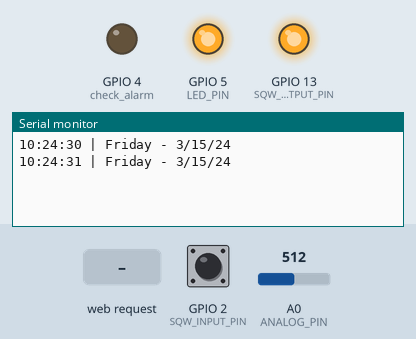
This sketch was run on a simulated ESP8266 (NodeMCU). Shown: output pins drawn as LEDs (lit = HIGH), the last lines printed to the serial monitor. The test bench sets the inputs (shaded band); at power-on: GPIO 2 (SQW_INPUT_PIN) HIGH, A0 (ANALOG_PIN) = 512. The local clock reads 2024-03-15 10:24:30 at power-on unless the sketch sets it.

Above: at 1.2 s.
1.3 s: HTTP request GET /led/0 received
At 1.6 s:
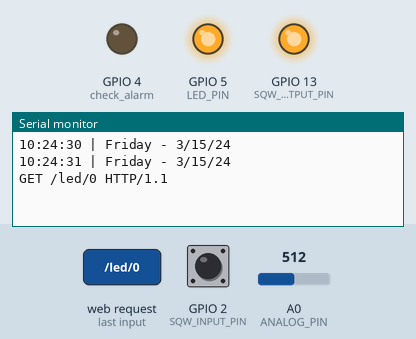
3.2 s: HTTP request GET /alarm_hour/ received
At 3.9 s:
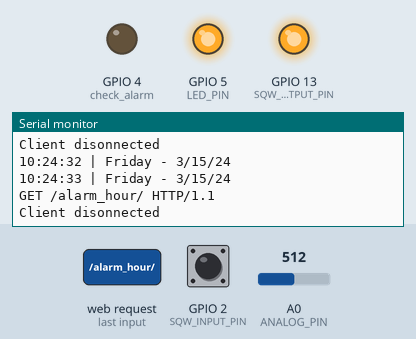
4.7 s: HTTP request GET /alarm_minute/ received
At 4.86 s:
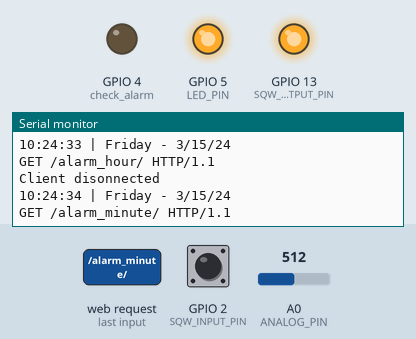
Timing chart, 0 to 7.7 s (numbered marks = the images above; inputs shaded):
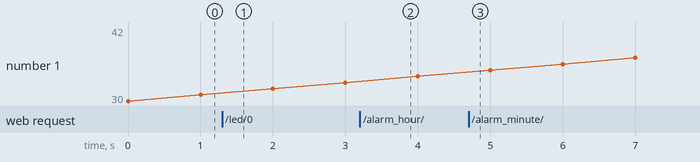

The sketch:

ok2wake.ino
```cpp
#include <ESP8266WiFi.h>
#include <EEPROM.h>

//////////////////////
// WiFi Definitions //
//////////////////////
const char WiFiAPPSK[] = "sparkfun";

/////////////////////
// Pin Definitions //
/////////////////////
const int LED_PIN = 5; // Thing's onboard, green LED
const int ANALOG_PIN = A0; // The only analog pin on the Thing
const int DIGITAL_PIN = 12; // Digital pin to be read

WiFiServer server(80);

boolean light_status = false; // used to know if the light is already on or off, analog light sensor will tell us.

int time_hour = 16;
int time_minute = 57;
int time_sec = 0;

int alarm_hour = 16;
int alarm_minute = 46;
int alarm_sec = 0;

long unsigned a_millis = 1000;
long unsigned b_millis = 1000;

boolean alarm_flag = true; // to know if the alarm has gone off

//////////// RTC stuff begin

#include <SparkFunDS1307RTC.h>
#include <Wire.h>

// Comment out the line below if you want month printed before date.
// E.g. October 31, 2016: 10/31/16 vs. 31/10/16
#define PRINT_USA_DATE

#define SQW_INPUT_PIN 2   // Input pin to read SQW
#define SQW_OUTPUT_PIN 13 // LED to indicate SQW's state

////////////  RTC stuff end


void setup()
{
  initHardware();
  setupWiFi();
  server.begin();
  rtc_init();
}

void loop()
{
  check_alarm();

  /// RTC stuff begin

    static int8_t lastSecond = -1;

  // Call rtc.update() to update all rtc.seconds(), rtc.minutes(),
  // etc. return functions.
  rtc.update();

  if (rtc.second() != lastSecond) // If the second has changed
  {
    printTime(); // Print the new time
    update_time();

    lastSecond = rtc.second(); // Update lastSecond value
  }

  /// RTC stuff end


  //Serial.println(readLight()); // looks like it sits at 6 with no lights on,
                               // and then is 15-160 when on. Maybe 10 is a good threshold?
  // Check if a client has connected
  WiFiClient client = server.available();
  if (!client) {
    return;
  }

  // Read the first line of the request
  String req = client.readStringUntil('\r');
  Serial.println(req);
  client.flush();

  // Match the request
  boolean alarm_change = false;
  int val = -1; // We'll use 'val' to keep track of both the
                // request type (read/set) and value if set.
  if (req.indexOf("/led/0") != -1)
    val = 1; // Will write LED high
  else if (req.indexOf("/led/1") != -1)
    val = 0; // Will write LED low
  else if (req.indexOf("/alarm_hour/") != -1)
  {
    alarm_change = true;
    alarm_flag = true;
    for(int i = 1 ; i <= 23 ; i++)
    {
      String temp = "/alarm_hour/";
      temp += String(i);
      if (req.indexOf(temp) != -1) alarm_hour = i;
    }
  }
  else if (req.indexOf("/alarm_minute/") != -1)
  {
    alarm_change = true;
    for(int i = 0 ; i <= 55 ; i += 5)
    {
      String temp = "/alarm_minute/";
      temp += String(i);
      if (req.indexOf(temp) != -1) alarm_minute = i;
    }
  }

  // Otherwise request will be invalid. We'll say as much in HTML


  if(readLight() > 7) light_status = true;
  else light_status = false;

  if(((light_status == true) && (val == 1)) || ((light_status == false) && (val == 0)))
  {
    pinMode(4, OUTPUT);
    digitalWrite(4, LOW);
    delay(250);
    pinMode(4, INPUT);
  }

  // Set GPIO5 according to the request
  //digitalWrite(LED_PIN, val);


  client.flush();

  // Prepare the response. Start with the common header:
  String s = "HTTP/1.1 200 OK\r\n";
  s += "Content-Type: text/html\r\n\r\n";
  s += "<!DOCTYPE HTML>\r\n<html>\r\n";
  s += "<div align=\"center\">";
  s += "<font size=\"20\">";
  s += "<br>";
  s += "<br>";
  // If we're setting the LED, print out a message saying we did
  if (val >= 0)
  {
    s += "LED is now ";
    s += (val)?"off":"on";
  }
  else if (alarm_change)
  {
    s += "New alarm time set";
  }
  else
  {
    s += "Invalid Request.<br> Try /led/1, /led/0, or /read.";
  }

  s += "<p></p><a href=\"http://192.168.4.1/led/0\">OFF</a>";
  s += "<br>";
  s += "<br>";
  s += "<p></p><a href=\"http://192.168.4.1/led/1\">ON</a>";
  s += "<br>"; // Go to the next line.
  s += "<br>";
  s += "<br>";
  s += "Light Sensor = ";
  s += String(readLight());
  s += "<br>"; // Go to the next line.
  s += "Time = ";
  s += String(time_hour);
  s += ":";
  s += String(time_minute);
  s += ":";
  s += String(time_sec);
  s += "<br>"; // Go to the next line.
  s += "Alarm = ";
  s += String(alarm_hour);
  s += ":";
  s += String(alarm_minute);
  s += ":";
  s += String(alarm_sec);

  s += "<br><br>"; // Go to the next line.
  s += "SET ALARM HOUR";
  s += "<br><br>"; // Go to the next line.
  for(int i = 1 ; i <= 12 ; i++ )
  {
    s += "<a href=\"http://192.168.4.1/alarm_hour/";
    s += String(i);
    s += "\">";
    s += String(i);
    s += "</a>";
    s += "  ";
  }

  s += "<br><br>"; // Go to the next line.
  for(int i = 13 ; i <= 23 ; i++ )
  {
    s += "<a href=\"http://192.168.4.1/alarm_hour/";
    s += String(i);
    s += "\">";
    s += String(i);
    s += "</a>";
    s += "  ";
  }

  s += "<br><br>"; // Go to the next line.
  s += "SET ALARM MINUTE";
  s += "<br><br>"; // Go to the next line.
  for(int i = 0 ; i <= 55 ; i += 5 )
  {
    s += "<a href=\"http://192.168.4.1/alarm_minute/";
    s += String(i);
    s += "\">";
    s += String(i);
    s += "</a>";
    s += " ";
  }

  s += "</font>";
  s += "</div>";
  s += "</html>\n";

  // Send the response to the client
  client.print(s);
  delay(1);
  Serial.println("Client disonnected");

  // The client will actually be disconnected
  // when the function returns and 'client' object is detroyed
}

void setupWiFi()
{
  WiFi.mode(WIFI_AP);

  // Do a little work to get a unique-ish name. Append the
  // last two bytes of the MAC (HEX'd) to "ThingDev-":
  uint8_t mac[WL_MAC_ADDR_LENGTH];
  WiFi.softAPmacAddress(mac);
  String macID = String(mac[WL_MAC_ADDR_LENGTH - 2], HEX) +
                 String(mac[WL_MAC_ADDR_LENGTH - 1], HEX);
  macID.toUpperCase();
  String AP_NameString = "ThingDev-" + macID;

  char AP_NameChar[AP_NameString.length() + 1];
  memset(AP_NameChar, 0, AP_NameString.length() + 1);

  for (int i=0; i<AP_NameString.length(); i++)
    AP_NameChar[i] = AP_NameString.charAt(i);

  WiFi.softAP(AP_NameChar, WiFiAPPSK);
}

void initHardware()
{
  Serial.begin(115200);
  pinMode(DIGITAL_PIN, INPUT_PULLUP);
  pinMode(LED_PIN, OUTPUT);
  digitalWrite(LED_PIN, HIGH);
  // Don't need to set ANALOG_PIN as input,
  // that's all it can be.
}

int readLight()
{
  int reading = 0;
  for(int i = 0 ; i < 10 ; i++ )
  {
    reading += analogRead(ANALOG_PIN);
    delay(10);
  }
  reading /= 10;
  return reading;
}


void check_alarm()
{
  if((alarm_hour == time_hour) && (alarm_minute == time_minute) && (alarm_flag == true))
  {
    Serial.println("ALARM");
    pinMode(4, OUTPUT);
    digitalWrite(4, LOW);
    delay(250);
    pinMode(4, INPUT);
    alarm_flag = false;
  }
}

void rtc_init()
{
    // Use the serial monitor to view time/date output
  //Serial.begin(9600);
  pinMode(SQW_INPUT_PIN, INPUT_PULLUP);
  pinMode(SQW_OUTPUT_PIN, OUTPUT);
  digitalWrite(SQW_OUTPUT_PIN, digitalRead(SQW_INPUT_PIN));

  rtc.begin(); // Call rtc.begin() to initialize the library
  // (Optional) Sets the SQW output to a 1Hz square wave.
  // (Pull-up resistor is required to use the SQW pin.)
  rtc.writeSQW(SQW_SQUARE_1);

  // Now set the time...
  // You can use the autoTime() function to set the RTC's clock and
  // date to the compiliers predefined time. (It'll be a few seconds
  // behind, but close!)
  // rtc.autoTime();
  // Or you can use the rtc.setTime(s, m, h, day, date, month, year)
  // function to explicitly set the time:
  // e.g. 7:32:16 | Monday October 31, 2016:

  //rtc.setTime(1, 41, 16, 3, 4, 1, 18);  // Uncomment to manually set time

  // rtc.set12Hour(); // Use rtc.set12Hour to set to 12-hour mode
}

void printTime()
{
  Serial.print(String(rtc.hour()) + ":"); // Print hour
  if (rtc.minute() < 10)
    Serial.print('0'); // Print leading '0' for minute
  Serial.print(String(rtc.minute()) + ":"); // Print minute
  if (rtc.second() < 10)
    Serial.print('0'); // Print leading '0' for second
  Serial.print(String(rtc.second())); // Print second

  if (rtc.is12Hour()) // If we're in 12-hour mode
  {
    // Use rtc.pm() to read the AM/PM state of the hour
    if (rtc.pm()) Serial.print(" PM"); // Returns true if PM
    else Serial.print(" AM");
  }

  Serial.print(" | ");

  // Few options for printing the day, pick one:
  Serial.print(rtc.dayStr()); // Print day string
  //Serial.print(rtc.dayC()); // Print day character
  //Serial.print(rtc.day()); // Print day integer (1-7, Sun-Sat)
  Serial.print(" - ");
#ifdef PRINT_USA_DATE
  Serial.print(String(rtc.month()) + "/" +   // Print month
                 String(rtc.date()) + "/");  // Print date
#else
  Serial.print(String(rtc.date()) + "/" +    // (or) print date
                 String(rtc.month()) + "/"); // Print month
#endif
  Serial.println(String(rtc.year()));        // Print year
}

void update_time()
{
  time_hour = rtc.hour();
  time_minute = rtc.minute();
  time_sec = rtc.second();
}
```

Measured:
- after the input at 1.3 s, the serial monitor: prints a new line at once (image 1)
- after the input at 3.2 s, the serial monitor: prints a new line at once (image 2)
- after the input at 4.7 s, the serial monitor: prints a new line at once (image 3)
